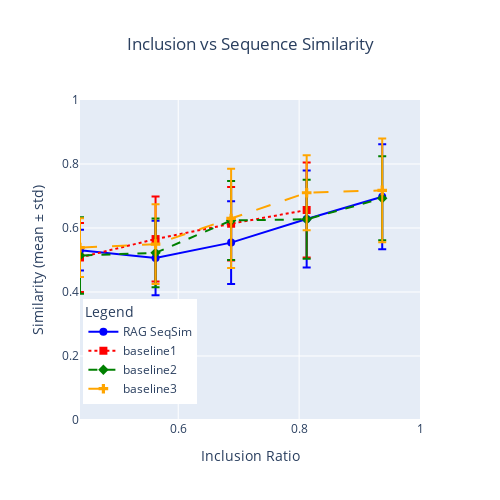
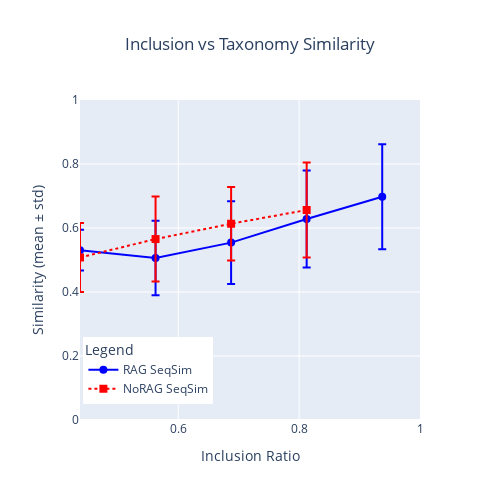

The code cell stored with these charts, in order, in its notebook:
### Code cell
# PLOT Similarities of SELECTED VALUES in each bin

def plot_similarity_vs_inclusion(data_pairs, bins=10, title_str="", column_name=""):
    """
    Plots similarity (mean ± std) vs. inclusion ratio for multiple (df_selected, label) pairs.
    
    Args:
        data_pairs (list of tuples): Each tuple contains (df_selected, label). df_selected must contain 'inclusion_ratio' and 'similarity'.
        bins (int): Number of bins for inclusion_ratio.
        title_str (str): Title for the plot.
    """
    bin_edges = np.linspace(0, 1, bins + 1)
    bin_centers = [(bin_edges[i] + bin_edges[i + 1]) / 2 for i in range(bins)]

    colors = ['blue', 'red', 'green', 'orange', 'purple', 'brown', 'teal', 'pink']
    dash_styles = ['solid', 'dot', 'dash', 'longdash', 'dashdot', 'longdashdot']
    marker_symbols = ['circle', 'square', 'diamond', 'cross', 'x', 'triangle-up']

    fig = go.Figure()

    for i, (df_selected, label) in enumerate(data_pairs):
        # Bin data
        selected_binned = pd.cut(df_selected["inclusion_ratio"], bins=bin_edges, include_lowest=True)

        # selected_counts = selected_binned.value_counts(sort=False)
        # selected_counts = selected_binned.groupby(selected_binned, observed=True).count()
        # print(f"bins num at {i} {selected_counts}")

        # Compute mean and std of similarity in each bin
        # mean_similarity = df_selected.groupby(selected_binned)[column_name].mean()
        # std_similarity = df_selected.groupby(selected_binned)[column_name].std().fillna(0)

        mean_similarity = df_selected.groupby(selected_binned, observed=True)[column_name].mean()
        std_similarity = df_selected.groupby(selected_binned, observed=True)[column_name].std().fillna(0)

        # Add mean line with error bars (sticks)
        fig.add_trace(go.Scatter(
            x=bin_centers,
            y=mean_similarity.values,
            mode='lines+markers',
            name=label,
            line=dict(color=colors[i % len(colors)], dash=dash_styles[i % len(dash_styles)]),
            marker=dict(symbol=marker_symbols[i % len(marker_symbols)], size=8),
            error_y=dict(
                type='data',
                array=std_similarity.values,
                visible=True,
                color=colors[i % len(colors)]
            )
        ))

    fig.update_layout(
        title=dict(
        text=f"{title_str}",
        x=0.5,  # Center the title
        xanchor='center'  # Anchor the title at the center
        ),
        xaxis_title="Inclusion Ratio",
        yaxis_title="Similarity (mean ± std)",
        xaxis=dict(range=[0.4375, 1]),
        yaxis=dict(range=[0, 1]),
        width=500,
        height=500,
        legend=dict(title="Legend", x=0.01, y=0.05),
    )

    fig.show()

plot_similarity_vs_inclusion(
    [
    (efil3_seq_rag, "RAG SeqSim"),
    (efil3_seq_norag, "baseline1"),
    (efil3_raggoal, "baseline2"),
    (efil3_noraggoal, "baseline3")],
    title_str="Inclusion vs Sequence Similarity",
    bins=8, column_name='sim_seq3'
    )

plot_similarity_vs_inclusion(
    [
    (efil3_seq_rag, "RAG SeqSim"),
    (efil3_seq_norag, "NoRAG SeqSim"),],
    title_str="Inclusion vs Taxonomy Similarity",
    bins=8, column_name='sim_seq3'
    )

### Figure 1 — Plotly figure (JSON) as saved in the notebook; plotly's stock layout.template omitted (floating-point values rounded to 4 significant figures)
{"data": [{"error_y": {"array": [0.0, 0.05327, 0.1526, 0.06347, 0.1165, 0.129, 0.1515, 0.1641], "color": "blue", "type": "data", "visible": true}, "line": {"color": "blue", "dash": "solid"}, "marker": {"size": 8, "symbol": "circle"}, "mode": "lines+markers", "name": "RAG SeqSim", "type": "scatter", "x": [0.0625, 0.1875, 0.3125, 0.4375, 0.5625, 0.6875, 0.8125, 0.9375], "y": [0.3772, 0.6375, 0.548, 0.5308, 0.5061, 0.5543, 0.6282, 0.6979]}, {"error_y": {"array": [0.2364, 0.1306, 0.0608, 0.1076, 0.1329, 0.115, 0.1481], "color": "red", "type": "data", "visible": true}, "line": {"color": "red", "dash": "dot"}, "marker": {"size": 8, "symbol": "square"}, "mode": "lines+markers", "name": "baseline1", "type": "scatter", "x": [0.0625, 0.1875, 0.3125, 0.4375, 0.5625, 0.6875, 0.8125, 0.9375], "y": [0.5382, 0.6034, 0.4804, 0.5078, 0.5654, 0.6133, 0.6563]}, {"error_y": {"array": [0.03057, 0.125, 0.1533, 0.1192, 0.1075, 0.1237, 0.1234, 0.1313], "color": "green", "type": "data", "visible": true}, "line": {"color": "green", "dash": "dash"}, "marker": {"size": 8, "symbol": "diamond"}, "mode": "lines+markers", "name": "baseline2", "type": "scatter", "x": [0.0625, 0.1875, 0.3125, 0.4375, 0.5625, 0.6875, 0.8125, 0.9375], "y": [0.5171, 0.5758, 0.5594, 0.5141, 0.5224, 0.6235, 0.6272, 0.6927]}, {"error_y": {"array": [0.0, 0.0, 0.2045, 0.09171, 0.1246, 0.1549, 0.1169, 0.1622], "color": "orange", "type": "data", "visible": true}, "line": {"color": "orange", "dash": "longdash"}, "marker": {"size": 8, "symbol": "cross"}, "mode": "lines+markers", "name": "baseline3", "type": "scatter", "x": [0.0625, 0.1875, 0.3125, 0.4375, 0.5625, 0.6875, 0.8125, 0.9375], "y": [0.4468, 0.5759, 0.5707, 0.5387, 0.5496, 0.6299, 0.7101, 0.7176]}], "layout": {"height": 500, "legend": {"title": {"text": "Legend"}, "x": 0.01, "y": 0.05}, "title": {"text": "Inclusion vs Sequence Similarity", "x": 0.5, "xanchor": "center"}, "width": 500, "xaxis": {"range": [0.4375, 1], "title": {"text": "Inclusion Ratio"}}, "yaxis": {"range": [0, 1], "title": {"text": "Similarity (mean ± std)"}}}}

### Figure 2 — Plotly figure (JSON) as saved in the notebook; plotly's stock layout.template omitted (floating-point values rounded to 4 significant figures)
{"data": [{"error_y": {"array": [0.0, 0.05327, 0.1526, 0.06347, 0.1165, 0.129, 0.1515, 0.1641], "color": "blue", "type": "data", "visible": true}, "line": {"color": "blue", "dash": "solid"}, "marker": {"size": 8, "symbol": "circle"}, "mode": "lines+markers", "name": "RAG SeqSim", "type": "scatter", "x": [0.0625, 0.1875, 0.3125, 0.4375, 0.5625, 0.6875, 0.8125, 0.9375], "y": [0.3772, 0.6375, 0.548, 0.5308, 0.5061, 0.5543, 0.6282, 0.6979]}, {"error_y": {"array": [0.2364, 0.1306, 0.0608, 0.1076, 0.1329, 0.115, 0.1481], "color": "red", "type": "data", "visible": true}, "line": {"color": "red", "dash": "dot"}, "marker": {"size": 8, "symbol": "square"}, "mode": "lines+markers", "name": "NoRAG SeqSim", "type": "scatter", "x": [0.0625, 0.1875, 0.3125, 0.4375, 0.5625, 0.6875, 0.8125, 0.9375], "y": [0.5382, 0.6034, 0.4804, 0.5078, 0.5654, 0.6133, 0.6563]}], "layout": {"height": 500, "legend": {"title": {"text": "Legend"}, "x": 0.01, "y": 0.05}, "title": {"text": "Inclusion vs Taxonomy Similarity", "x": 0.5, "xanchor": "center"}, "width": 500, "xaxis": {"range": [0.4375, 1], "title": {"text": "Inclusion Ratio"}}, "yaxis": {"range": [0, 1], "title": {"text": "Similarity (mean ± std)"}}}}
